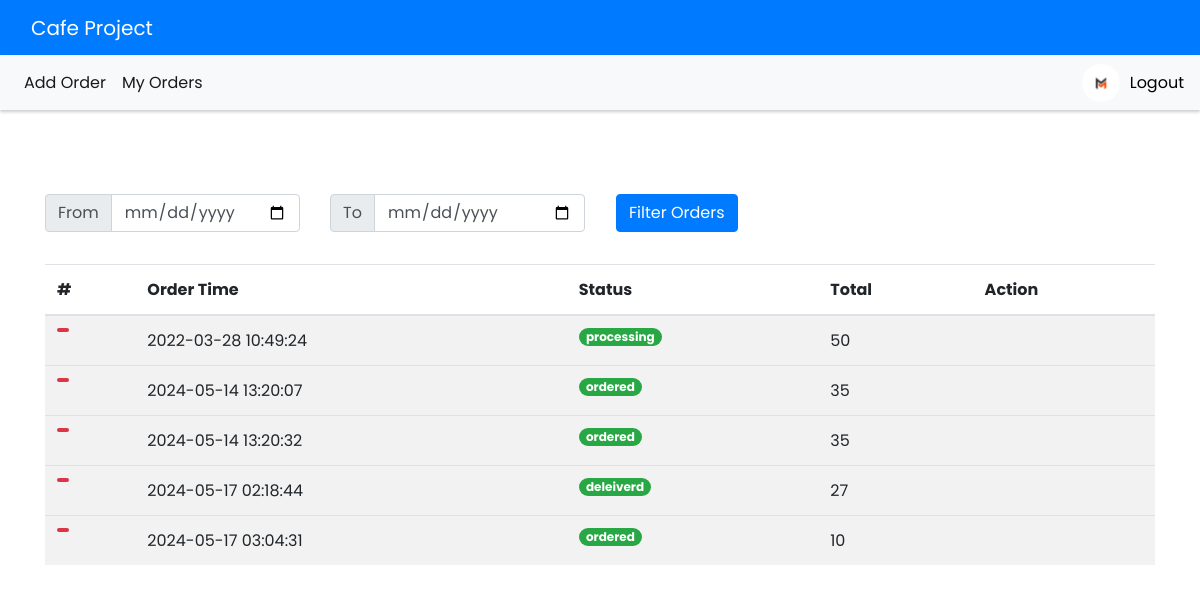
The app's page /Views/DisplayOrders.php (signed in) with its own data.
### tables this page shows
CREATE TABLE `orders` (
  `order_id` int(11) NOT NULL,
  `date` datetime NOT NULL DEFAULT current_timestamp(),
  `state` varchar(20) NOT NULL DEFAULT 'ordered',
  `total_price` int(11) NOT NULL,
  `user_id` int(11) NOT NULL,
  `order_notes` varchar(100) DEFAULT NULL,
  `table_number` int(11) NOT NULL
);

### Model/order.class.php (called while the page is built, shortened)
<?php
require_once '../config.php';
class order
{
    public function displayOrders($user_id)
    {
        global $db;
        $result = mysqli_query($db, "SELECT users.user_name,orders.date ,orders.state,
            products.price,order_product.product_amount,products.image
            , orders.total_price ,orders.order_notes ,products.product_name,orders.order_id
            from orders inner join users on users.user_id=orders.user_id
            INNER JOIN order_product on order_product.order_id=orders.order_id
            INNER JOIN products on order_product.product_id=products.product_id
            where orders.user_id={$user_id}");
            return $result;
    }
}

### Views/DisplayOrders.php (the view, shortened to what this page needs)
<html>
<head>
</head>
<?php
	require './layout/userHeader.php';
	$orders=new order();
	$arr=array();
	$result2=$orders->displayOrders($_SESSION['id']);
echo "
<body>
	<div class='box'>
		<div class='container'>
			<form method='get' action='#'>
				<div class='row'>
					<div class='input-group my-3 col-sm-3'>
						<div class='input-group-prepend'>
							<span class='input-group-text' id='dateFrom'>From</span>
						</div>
						<input type='date' class='form-control' name='datefrom' />
					</div>
					<div class='input-group my-3 col-sm-3'>
							<div class='input-group-prepend'>
								<span class='input-group-text' id='dateTo'>To</span>
							</div>
						<input type='date' class='form-control' name='dateto'/>
					</div>
					<button type='submit' name='filter' class='btn btn-primary m-3'><i class='far fa-filter'></i> Filter Orders</button>
				</div>
			</form>
			";
			if($result2)
			{
				while($row=mysqli_fetch_assoc($result2))
				{
				$arr[]=$row;
				}
				$orders = array();
				foreach ( $arr as $element )
				{
					$orders[$element['order_id']][] = $element;
				}
				if(isset($_GET['filter'])&&!empty($_GET['filter']))
				{
					$datefrom=new DateTime($_GET['datefrom']);
					$dateto=new DateTime($_GET['dateto']);
					if($datefrom && $dateto)
					{
						$filteredorders=array_filter($orders,function($item)
						{
							$orderdatetime=new DateTime($item[0]["date"]);
							$orderdate= new DateTime($orderdatetime->format('Y-m-d'));
							if($orderdate>= $GLOBALS['datefrom'] && $orderdate<= $GLOBALS ['dateto'])
							{
								return true;
							}
							else
							{
								return false;
							}
						});
					}
				}
				else
				{
					$filteredorders=$orders;
				}?>
				<table class='table table-striped'>
					<thead>
							<tr>
								<th scope='col'>#</th>
								<th scope='col'>Order Time</th>
								<th scope='col'>Status</th>
								<th scope='col'>Total </th>
								<th scope='col'>Action </th>
							</tr>
					</thead>
					<tbody id='accordion'>
				<?php
					foreach ($filteredorders as $key=>$order){?>
							<tr>
							<th scope="row">
								<?php
								echo
								"<button type='button' data-toggle='collapse' data-target='#collapse{$key}' aria-expanded='true' aria-controls='collapse{$key}' class='btn btn-danger'>
									<i class='far fa-chevron-down'></i>
								</button>";
								?>
                            </th>
							<td><?php echo '<i class="fal fa-clock"></i> '.$order[0]['date'] ; ?></td>
							<td> <span class="badge badge-pill badge-success"><?php echo $order[0]['state']; ?></span>
							</td>
							<td> <?php echo $order[0]['total_price']; ?>
							</td>
							<td><?php
								if ($order[0]['state']==0) {
								echo "<a class='btn btn-danger' href='../Controller/orderController.php?id={$order[0]['order_id']}'><i class='far fa-times'></i></a>";
							}?></td>
                            </tr>
									<?php
									 foreach($order as $product)
									 {
									   echo "</div>";
								   }?>
						<?php } ?>
				<?php }   ?>
</body>
</html>

### Public/css/style.css (style rules this page uses)
body { font-family:Poppins; }
.container { margin-top: 30px; }
button.btn[type="button"] { padding: 0px 4px; font-size: 23px; line-height: 21px; border-width: 2px !important; }

### records on screen
orders: date "2022-03-28 10:49:24", state "processing", total_price "50"
orders: date "2024-05-14 13:20:07", state "ordered", total_price "35"
orders: date "2024-05-14 13:20:32", state "ordered", total_price "35"
orders: date "2024-05-17 02:18:44", state "deleiverd", total_price "27"
orders: date "2024-05-17 03:04:31", state "ordered", total_price "10"
